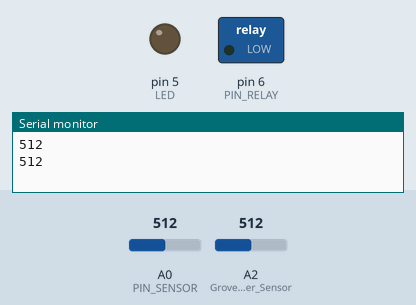
This sketch was run on a simulated Arduino Uno, built with avr-gcc and run on an emulated ATmega328P. Parts: switched loads named in the sketch (green lamp = pin HIGH), output pins drawn as LEDs (lit = HIGH), the last lines printed to the serial monitor. Inputs (shaded band) come from the test bench; at power-on: A0 (PIN_SENSOR) = 512, A2 (Grove_Water_Sensor) = 512.

Above: at 0.1 s.
At 15.1 s:
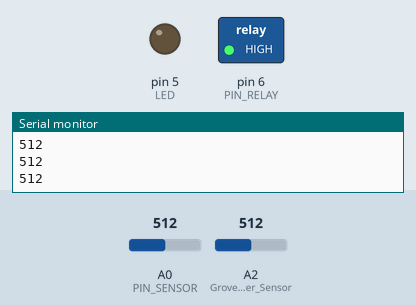
Timing chart, 0 to 26.5 s (numbered marks = the images above):
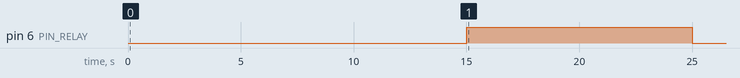

Measured:
- by itself, pin 6 (PIN_RELAY): LOW → HIGH at 15.0 s, → LOW 10.0 s later

The sketch:

Final_version.ino
```cpp
#define PIN_RELAY 6
#define PIN_SENSOR A0
#define Grove_Water_Sensor A2
#define LED 5
void setup() {
  digitalWrite(PIN_RELAY,0);
  Serial.begin(9600); // open serial port, set the baud rate as 9600 bps
  pinMode(PIN_RELAY, OUTPUT);
  pinMode(LED, OUTPUT);
  pinMode(PIN_SENSOR, INPUT);
  pinMode(Grove_Water_Sensor, INPUT);
}
int val = analogRead(PIN_SENSOR);
int lvl = analogRead(Grove_Water_Sensor);
void loop() {
  digitalWrite(PIN_RELAY,0);
  for(int i=0; i<5;i++){
    val = analogRead(PIN_SENSOR); //connect sensor to Analog 0
    Serial.println(val);
    lvl = analogRead(Grove_Water_Sensor);
    Serial.println(lvl);
    delay(3000);
  }
  Serial.println(val); //print the value to serial port
  Serial.println(lvl);
  if (val > 500){
    digitalWrite(PIN_RELAY,1);
    delay(10000);
    digitalWrite(PIN_RELAY,0);
  }
  if( lvl < 350) {
      digitalWrite(LED,HIGH);
   }else {
      digitalWrite(LED,LOW);
   }
  delay(120000);
}
```
